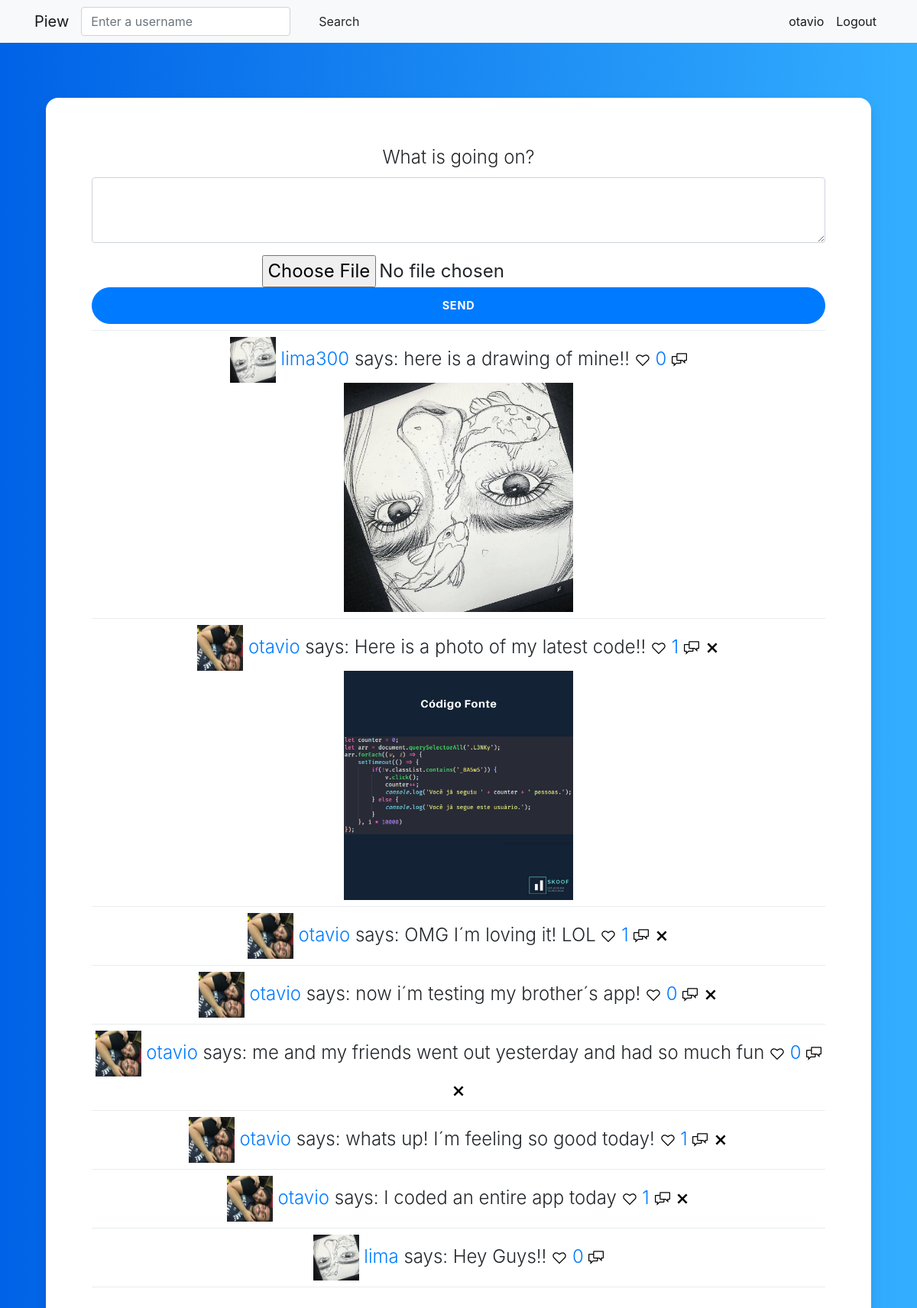
/ (signed in), run on the app's committed database.
### core/models.py (models this page shows, shortened)
class User(AbstractBaseUser):
    email = models.EmailField(
        verbose_name='email address',
        max_length=255,
        unique=True,
    )
    username = models.name = models.CharField(max_length=20, unique=True)
    followers = models.ManyToManyField('self', related_name="followers")
    following = models.ManyToManyField('self', related_name="following")
    followers_counter = models.IntegerField(default=0)
    following_counter = models.IntegerField(default=0)
    image = models.ForeignKey(Avatar, on_delete=models.SET_NULL, null=True)
    active = models.BooleanField(default=True)
    staff = models.BooleanField(default=False) # a admin user; non super-user
    admin = models.BooleanField(default=False) # a superuser
    USERNAME_FIELD = 'username'
    REQUIRED_FIELDS = ['email'] # Email & Password are required by default.
    @property
    def is_active(self):
        return self.active
    objects = UserManager()

class Piew(models.Model):
    user = models.ForeignKey(User, on_delete=models.CASCADE)
    content = models.CharField(max_length=200)
    image = models.ImageField(upload_to="photos/", blank=True, null=True)
    likes = models.ManyToManyField(User, related_name="likes", blank=True)
    like_counter = models.IntegerField(default=0)
    created_at = models.DateTimeField(auto_now_add=True)

class Avatar(models.Model):
    image = models.ImageField(upload_to="avatar/")

### core/views.py (the view)
# urls.py: path("", views.index, name="index"),
def index(request):
    if not request.user.is_authenticated:
        return render(request,"core/login.html", {"message": None})
    context = {
        "user": request.user,
        "piews": Piew.objects.filter().order_by('-created_at')
    }
    return render(request, "core/index.html", context)

### core/templates/core/index.html (shortened to what this page needs)
{% extends 'core/layout.html' %}
{% load static %}
{% block style %}
    <link rel="stylesheet" href="{% static "core/css/index.css" %}">
{% endblock style %}
{% block  body %}
    <nav class="navbar navbar-expand-lg navbar-light bg-light">
    <div class="container">
        <a class="navbar-brand" href="{% url 'index' %}">Piew</a>
        <form class="form-inline" action="{% url 'search' %}" method="POST">
            <div class="md-form my-0">
                <input name="ss" class="form-control mr-sm-2" type="text" placeholder="Enter a username">
            </div>
            <button class="btn btn-outline-white btn-md my-2 my-sm-0 ml-3" type="submit">Search</button>
        </form>
        <div class="collapse navbar-collapse" id="navbarSupportedContent">
        <ul class="navbar-nav ml-auto">
            <li class="nav-item active">
            <a class="nav-link" href="{% url 'user' user.id %}">{{user.username}}</a>
            </li>
            <li class="nav-item active">
            <a class="nav-link" href="{% url 'logout' %}">Logout</a>
            </li>
        </ul>
        </div>
    </div>
    </nav>
    <br>
    <br>
    <br>
    <center>
        <div class="card-signin center-align">
            <form id="form" action="{% url 'piew' %}" method="POST" enctype="multipart/form-data">
                <div class="form-group">
                <label for="exampleFormControlTextarea1">What is going on?</label>
                <textarea name="content" class="form-control" id="content" rows="3" maxlength="200"></textarea>
                </div>
                <input type="file" name="image" accept="image/*">
                <button class="btn btn-lg btn-primary btn-block btn-login text-uppercase font-weight-bold mb-2" type="submit">send</button>
            </form>
            {% if piews %}
                <div class="dropdown-divider"></div>
                {% for piew in piews %}
                    {% if piew.user in user.following.all or piew.user == user %}
                        <div class="piew">
                        <img src="{{MEDIA_URL}}{{piew.user.image.image.url}}" height="60" width="60"/>
                            <spam class="name"><a href="{% url 'user' piew.user.id %}">{{piew.user.username}}</a> says: </spam>
                            <spam>{{piew.content}}</spam>
                            {% if  user not in piew.likes.all %}
                                <a href="{% url 'like' piew.id %}"><img src="{% static "core/Like_icon-icons.com_55878.svg" %}" width="20" height="20"></img></a>
                            {% else %}
                                <a href="{% url 'dislike' piew.id %}"><img src="{% static "core/Like_icon-icons.com_55878.png" %}" width="20" height="20"></img></a>
                            {% endif %}
                            <a href="{% url 'likes' piew.id %}">{{piew.like_counter}}</a>
                            <a href="{% url 'comment' piew.id %}"><img src="{% static "core/commentdiscussion_106382.svg" %}" width="20" height="20"></img></a>
                            {% if user == piew.user %}
                                <a href="{% url 'delete_piew' piew.id %}"><img src="{% static "core/x_106506.svg" %}" width="20" height="20"></img></a>
                            {% endif %}
                            {% if piew.image %}
                                <br>
                                <img src="{{MEDIA_URL}}{{piew.image.url}}" height="300" width="300"/>
                            {% endif %}
                            <div class="dropdown-divider"></div>
                        </div>
                    {% endif %}
                {% endfor %}
            {% endif %}
        </div>
    </center>
{% endblock body %}

### core/templates/core/layout.html (shortened to what this page needs)
<!DOCTYPE html>
{% load static %}
<html>
    <head>
        <link rel="stylesheet" href="https://stackpath.bootstrapcdn.com/bootstrap/4.4.1/css/bootstrap.min.css">
        {% block style %}
        {% endblock style %}
    </head>
    <body>
        {% block body %}
        {% endblock body %}
    </body>
</html>

### core/static/core/css/index.css (style rules this page uses)
body { background: #007bff; background: linear-gradient(to right, #0062E6, #33AEFF); padding: 0%; padding-top: 0%; }
.card-signin { border: 0; border-radius: 1rem; box-shadow: 0 0.5rem 1rem 0 rgba(0, 0, 0, 0.1); overflow: hidden; margin-bottom: 2rem; font-weight: 300; font-size: 1.5rem; width: 90%; align-self: center; background-color:#FFF; align-items: center; padding: 5%; }
#content { width: 100%; align-self: center; }
#form { align-self: center; }
.btn-login { font-size: 0.9rem; letter-spacing: 0.05rem; padding: 0.75rem 1rem; border-radius: 2rem; }

### data on the page
User: username "otavio"
Piew: user.image.image (picture), user.username "lima300", content "here is a drawing of mine!!", like_counter "0", image (picture)
Piew: user.image.image (picture), user.username "otavio", content "Here is a photo of my latest code!!", like_counter "1", image (picture)
Piew: user.image.image (picture), user.username "otavio", content "OMG I´m loving it! LOL", like_counter "1"
Piew: user.image.image (picture), user.username "otavio", content "now i´m testing my brother´s app!", like_counter "0"
Piew: user.image.image (picture), user.username "otavio", content "me and my friends went out yesterday and had so much fun", like_counter "0"
Piew: user.image.image (picture), user.username "otavio", content "whats up! I´m feeling so good today!", like_counter "1"
Piew: user.image.image (picture), user.username "otavio", content "I coded an entire app today", like_counter "1"
Piew: user.image.image (picture), user.username "lima", content "Hey Guys!!", like_counter "0"
